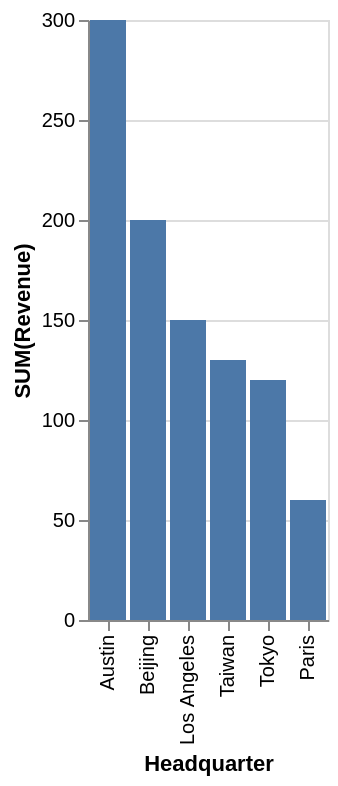

Here is the Vega-Lite specification saved for this chart:
### Vega-Lite specification from a JSON file in a GitHub repository (floating-point values rounded to 4 significant figures)
{"data": {"values": [{"x_data": "Austin", "y_data": 300}, {"x_data": "Beijing", "y_data": 200}, {"x_data": "Los Angeles", "y_data": 150}, {"x_data": "Paris", "y_data": 60}, {"x_data": "Taiwan", "y_data": 130}, {"x_data": "Tokyo", "y_data": 120}]}, "mark": "bar", "encoding": {"x": {"field": "x_data", "type": "nominal", "title": "Headquarter", "sort": {"op": "sum", "field": "y_data", "order": "descending"}}, "y": {"field": "y_data", "type": "quantitative", "title": "SUM(Revenue)"}}}
